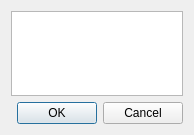
<?xml version="1.0" encoding="UTF-8"?>
<ui version="4.0">
 <class>Dialog</class>
 <widget class="QDialog" name="Dialog">
  <property name="geometry">
   <rect>
    <x>0</x>
    <y>0</y>
    <width>194</width>
    <height>135</height>
   </rect>
  </property>
  <property name="windowTitle">
   <string>Dialog</string>
  </property>
  <layout class="QGridLayout" name="gridLayout">
   <item row="0" column="0">
    <widget class="QListWidget" name="listWidget">
     <property name="alternatingRowColors">
      <bool>true</bool>
     </property>
     <property name="resizeMode">
      <enum>QListView::Adjust</enum>
     </property>
    </widget>
   </item>
   <item row="1" column="0">
    <widget class="QDialogButtonBox" name="buttonBox">
     <property name="orientation">
      <enum>Qt::Horizontal</enum>
     </property>
     <property name="standardButtons">
      <set>QDialogButtonBox::Cancel|QDialogButtonBox::Ok</set>
     </property>
    </widget>
   </item>
  </layout>
 </widget>
 <resources/>
 <connections>
  <connection>
   <sender>buttonBox</sender>
   <signal>accepted()</signal>
   <receiver>Dialog</receiver>
   <slot>accept()</slot>
   <hints>
    <hint type="sourcelabel">
     <x>248</x>
     <y>254</y>
    </hint>
    <hint type="destinationlabel">
     <x>157</x>
     <y>274</y>
    </hint>
   </hints>
  </connection>
  <connection>
   <sender>buttonBox</sender>
   <signal>rejected()</signal>
   <receiver>Dialog</receiver>
   <slot>reject()</slot>
   <hints>
    <hint type="sourcelabel">
     <x>316</x>
     <y>260</y>
    </hint>
    <hint type="destinationlabel">
     <x>286</x>
     <y>274</y>
    </hint>
   </hints>
  </connection>
 </connections>
</ui>
